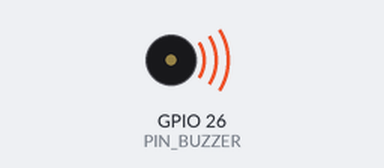
Recording of a sketch running on a simulated ESP32. On the bench: buzzer (waves = sounding).

Above: at 0.2 s.
Timing chart, 0 to 3.0 s (numbered marks = the images above):
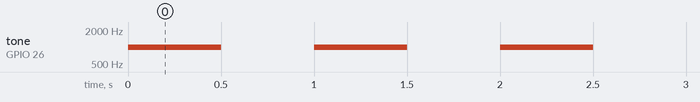

Measured:
- by itself, tone on GPIO 26 (PIN_BUZZER): alternates 1000 Hz for 0.50 s and silent for 0.50 s

The sketch:

Buzzer_Test.ino
```cpp
#define PIN_BUZZER 26

void setup() {
}

void loop() {

  tone(PIN_BUZZER, 1000);
  delay(500);

  noTone(PIN_BUZZER);
  delay(500);
}
```
